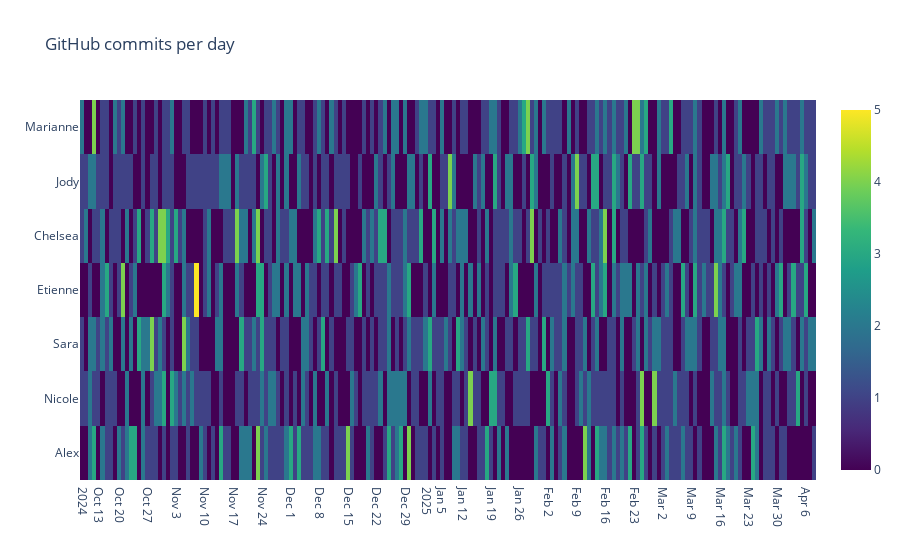

Write notebook code for a chart like this one.
### Code cell
import plotly.graph_objects as go
import datetime
import numpy as np
np.random.seed(1)

programmers = ['Alex','Nicole','Sara','Etienne','Chelsea','Jody','Marianne']

base = datetime.datetime.today()
dates = base - np.arange(180) * datetime.timedelta(days=1)
z = np.random.poisson(size=(len(programmers), len(dates)))

fig = go.Figure(data=go.Heatmap(
        z=z,
        x=dates,
        y=programmers,
        colorscale='Viridis'))

fig.update_layout(
    title=dict(text='GitHub commits per day'),
    xaxis_nticks=36)

fig.show()

### Figure 1 — Plotly figure (JSON) as saved in the notebook; plotly's stock layout.template omitted (floating-point values rounded to 4 significant figures; data arrays with more than 128 entries replaced by an {"elided": "..."} marker saying what was removed)
{"data": [{"colorscale": [[0, "#440154"], [0.1111, "#482878"], [0.2222, "#3e4989"], [0.3333, "#31688e"], [0.4444, "#26828e"], [0.5556, "#1f9e89"], [0.6667, "#35b779"], [0.7778, "#6ece58"], [0.8889, "#b5de2b"], [1, "#fde725"]], "type": "heatmap", "x": {"elided": "180 str values"}, "y": ["Alex", "Nicole", "Sara", "Etienne", "Chelsea", "Jody", "Marianne"], "z": {"elided": "7x180 int values"}}], "layout": {"title": {"text": "GitHub commits per day"}, "xaxis": {"nticks": 36}}}
